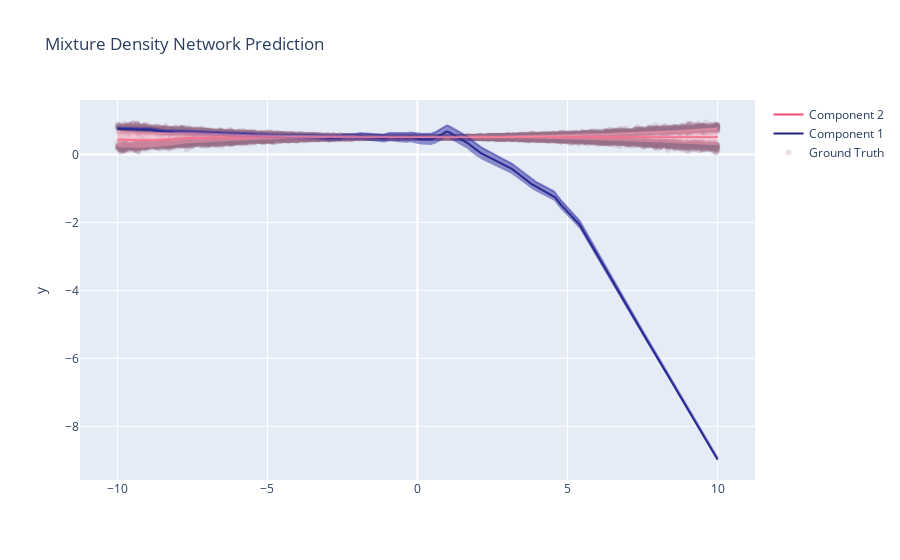

The cell this chart's notebook holds for it:
### Code cell
fig = go.Figure([
    go.Scatter(
        name='Ground Truth',
        x=df['col1'],
        y=df['target'],
        mode='markers',
        line=dict(color='rgba(153, 115, 142, 0.2)'),
    ),
    go.Scatter(
        name='Component 1',
        x=pred_df['col1'],
        y=pred_df['mu_0'],
        mode='lines',
        line=dict(color='rgba(36, 37, 130, 1)'),
    ),
    go.Scatter(
        name='Component 2',
        x=pred_df['col1'],
        y=pred_df['mu_1'],
        mode='lines',
        line=dict(color='rgba(246, 76, 114, 1)'),
    ),
    go.Scatter(
        name='Upper Bound 1',
        x=pred_df['col1'],
        y=pred_df['mu_0']+pred_df['sigma_0'],
        mode='lines',
        marker=dict(color='rgba(47, 47, 162, 0.5)'),
#         line=dict(width=0),
        showlegend=False
    ),
    go.Scatter(
        name='Lower Bound 1',
        x=pred_df['col1'],
        y=pred_df['mu_0']-pred_df['sigma_0'],
        marker=dict(color="#444"),
        line=dict(width=0),
        mode='lines',
        fillcolor='rgba(47, 47, 162, 0.5)',
        fill='tonexty',
        showlegend=False
    ),
    go.Scatter(
        name='Upper Bound 2',
        x=pred_df['col1'],
        y=pred_df['mu_1']+pred_df['sigma_1'],
        mode='lines',
        marker=dict(color='rgba(250, 152, 174, 0.5)'),
#         line=dict(width=0),
        showlegend=False
    ),
    go.Scatter(
        name='Lower Bound 2',
        x=pred_df['col1'],
        y=pred_df['mu_1']-pred_df['sigma_1'],
        marker=dict(color="#444"),
        line=dict(width=0),
        mode='lines',
        fillcolor='rgba(250, 152, 174, 0.5)',
        fill='tonexty',
        showlegend=False
    ),
])
fig.update_layout(
    yaxis_title='y',
    title='Mixture Density Network Prediction',
    hovermode="x"
)
# fig.show()
# fig.write_image("imgs/prob_reg_mdn_2.png")

### Figure 1 — Plotly figure (JSON) as saved in the notebook; plotly's stock layout.template omitted (floating-point values rounded to 4 significant figures; data arrays with more than 128 entries replaced by an {"elided": "..."} marker saying what was removed)
{"data": [{"line": {"color": "rgba(153, 115, 142, 0.2)"}, "mode": "markers", "name": "Ground Truth", "type": "scatter", "x": {"elided": "10000 float values"}, "y": {"elided": "10000 float values"}}, {"line": {"color": "rgba(36, 37, 130, 1)"}, "mode": "lines", "name": "Component 1", "type": "scatter", "x": {"elided": "1000 float values"}, "y": {"elided": "1000 float values"}}, {"line": {"color": "rgba(246, 76, 114, 1)"}, "mode": "lines", "name": "Component 2", "type": "scatter", "x": {"elided": "1000 float values"}, "y": {"elided": "1000 float values"}}, {"marker": {"color": "rgba(47, 47, 162, 0.5)"}, "mode": "lines", "name": "Upper Bound 1", "showlegend": false, "type": "scatter", "x": {"elided": "1000 float values"}, "y": {"elided": "1000 float values"}}, {"fill": "tonexty", "fillcolor": "rgba(47, 47, 162, 0.5)", "line": {"width": 0}, "marker": {"color": "#444"}, "mode": "lines", "name": "Lower Bound 1", "showlegend": false, "type": "scatter", "x": {"elided": "1000 float values"}, "y": {"elided": "1000 float values"}}, {"marker": {"color": "rgba(250, 152, 174, 0.5)"}, "mode": "lines", "name": "Upper Bound 2", "showlegend": false, "type": "scatter", "x": {"elided": "1000 float values"}, "y": {"elided": "1000 float values"}}, {"fill": "tonexty", "fillcolor": "rgba(250, 152, 174, 0.5)", "line": {"width": 0}, "marker": {"color": "#444"}, "mode": "lines", "name": "Lower Bound 2", "showlegend": false, "type": "scatter", "x": {"elided": "1000 float values"}, "y": {"elided": "1000 float values"}}], "layout": {"hovermode": "x", "title": {"text": "Mixture Density Network Prediction"}, "yaxis": {"title": {"text": "y"}}}}
